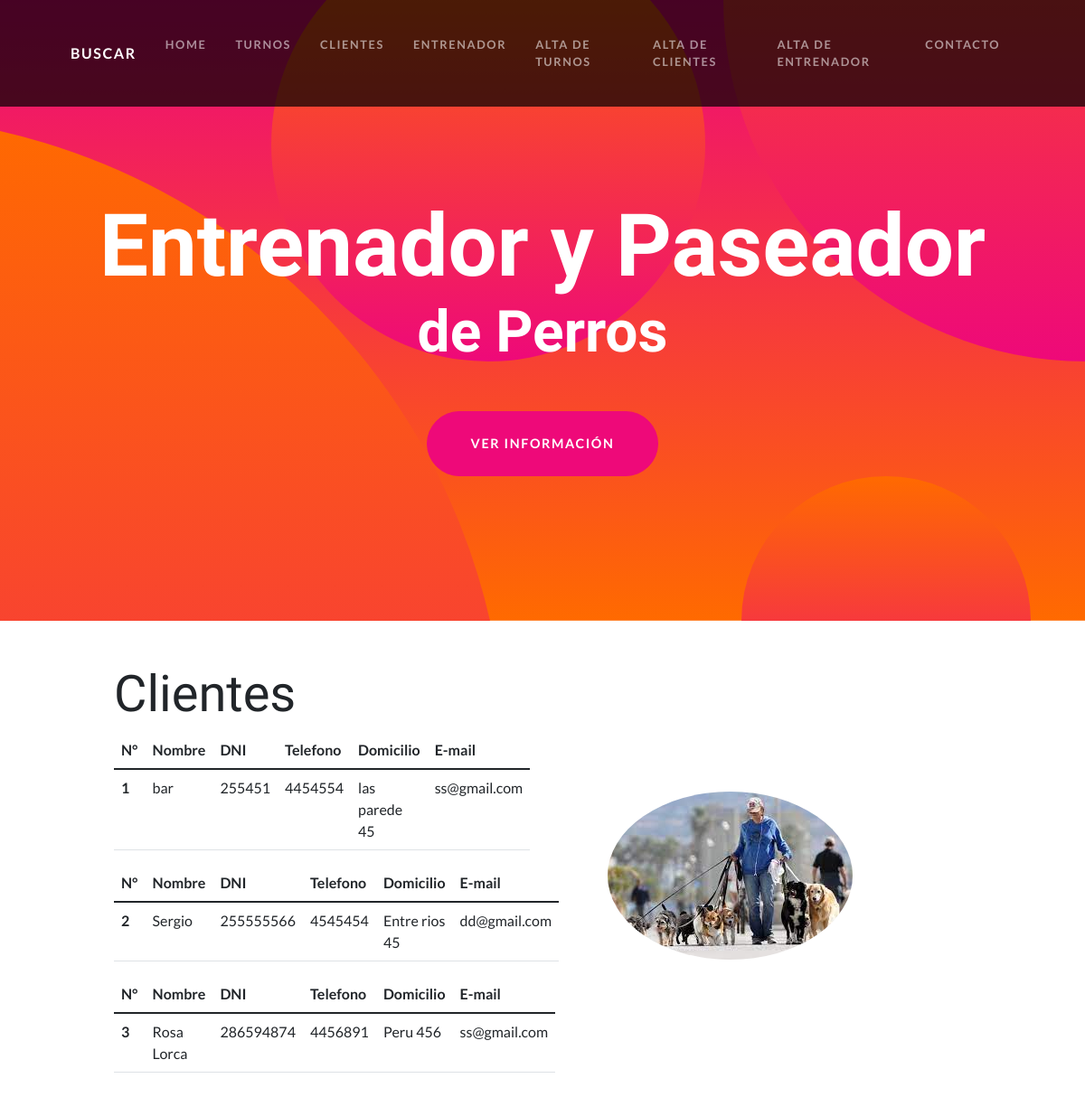
Page /app_turnos/lista_cliente on the committed database.
### app_turnos/models.py (models this page shows)
class Cliente(models.Model):
    nombre = models.CharField(max_length=40)
    dni = models.IntegerField()
    telefono = models.IntegerField()
    domicilio = models.CharField(max_length=40)
    email = models.CharField(max_length=20)

### app_turnos/views.py (the view)
# urls.py: path("lista_cliente" , views.lista_cliente, name="lista_cliente"),
def lista_cliente(request):
    cliente = Cliente.objects.all()
    datos = {"datos" : cliente}
    return render(request , "lista_cliente.html" , datos)

### app_turnos/template/lista_cliente.html
{% extends "padre.html" %}
{%  load static %}
{% block contenido %}
<section id="scroll">
    <div class="container px-5">
        <div class="row gx-5 align-items-center">
            <div class="col-lg-6 order-lg-2">
                <div class="p-5"><img class="img-fluid rounded-circle" src="{% static 'app_turnos/assets/img/index.jpg' %}" alt="..." /></div>
            </div>
            <div class="col-lg-6 order-lg-1">
                <div class="p-5">
                    <h2 class="display-4">Clientes</h2>
                    {% for cliente in datos %}
                        <table class="table">
                            <thead>
                              <tr>
                                <th scope="col">N°</th>
                                <th scope="col">Nombre</th>
                                <th scope="col">DNI</th>
                                <th scope="col">Telefono</th>
                                <th scope="col">Domicilio</th>
                                <th scope="col">E-mail</th>
                              </tr>
                            </thead>
                            <tbody>
                                <tr>
                                  <th scope="row">{{cliente.id}}</th>
                                  <td>{{cliente.nombre}}</td>
                                  <td>{{cliente.dni}}</td>
                                  <td>{{cliente.telefono}}</td>
                                  <td>{{cliente.domicilio}}</td>
                                  <td>{{cliente.email}}</td>
                                </tr>
                            </tbody>
                        </table>
                    {% endfor %}
                </div>
            </div>
        </div>
    </div>
</section>
{% endblock %}

### app_turnos/template/padre.html (shortened to what this page needs)
  <!DOCTYPE html>
<html lang="en">
    <head>
        {% load static %}
        <link href="{% static 'app_turnos/css/styles.css' %}" rel="stylesheet" />
    </head>
    <body id="page-top">
        <nav class="navbar navbar-expand-lg navbar-dark navbar-custom fixed-top">
            <div class="container px-5">
                <a class="navbar-brand" href="{% url  'buscar_turno' %}">Buscar</a>
                <div class="collapse navbar-collapse" id="navbarResponsive">
                    <ul class="navbar-nav ms-auto">
                            <li class="nav-item"><a class="nav-link px-lg-3 py-3 py-lg-4" href="{% url  'inicio' %}">Home</a></li>
                            <li class="nav-item"><a class="nav-link px-lg-3 py-3 py-lg-4" href="{% url  'lista_turno' %}">Turnos</a></li>
                            <li class="nav-item"><a class="nav-link px-lg-3 py-3 py-lg-4" href="{% url  'lista_cliente' %}">Clientes</a></li>
                            <li class="nav-item"><a class="nav-link px-lg-3 py-3 py-lg-4" href="{% url  'lista_profesionales' %}">Entrenador</a></li>
                            <li class="nav-item"><a class="nav-link px-lg-3 py-3 py-lg-4" href="{% url  'alta_turno' %}">Alta de Turnos</a></li>
                            <li class="nav-item"><a class="nav-link px-lg-3 py-3 py-lg-4" href="{% url  'alta_cliente' %}">Alta de Clientes</a></li>
                            <li class="nav-item"><a class="nav-link px-lg-3 py-3 py-lg-4" href="{% url  'alta_profesionales' %}">Alta de Entrenador</a></li>
                            <li class="nav-item"><a class="nav-link px-lg-3 py-3 py-lg-4" href="{% url  'contacto' %}">Contacto</a></li>
                    </ul>
                </div>
            </div>
        </nav>
        <header class="masthead text-center text-white">
            <div class="masthead-content">
                <div class="container px-5">
                    <h1 class="masthead-heading mb-0">Entrenador y Paseador </h1>
                    <h2 class="masthead-subheading mb-0">de Perros</h2>
                    <a class="btn btn-primary btn-xl rounded-pill mt-5" href="#scroll">Ver Información</a>
                </div>
            </div>
            <div class="bg-circle-1 bg-circle"></div>
            <div class="bg-circle-2 bg-circle"></div>
            <div class="bg-circle-3 bg-circle"></div>
            <div class="bg-circle-4 bg-circle"></div>
        </header>
        {% block contenido %}
        {% endblock %}
    </body>
</html>

### rows in the picture
Cliente: id "1", nombre "bar", dni "255451", telefono "4454554", domicilio "las parede 45", email "ss@gmail.com"
Cliente: id "2", nombre "Sergio", dni "255555566", telefono "4545454", domicilio "Entre rios 45", email "dd@gmail.com"
Cliente: id "3", nombre "Rosa Lorca", dni "286594874", telefono "4456891", domicilio "Peru 456", email "ss@gmail.com"
